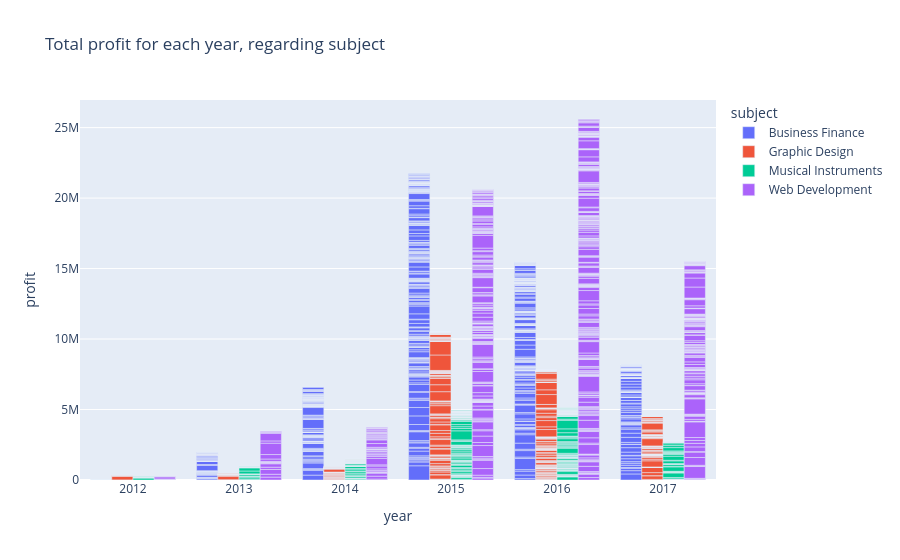

Source (notebook cell):
### Code cell
px.bar(data_frame=df,
       x='year',
       y='profit',
       color='subject',
       barmode='group',
       title='Total profit for each year, regarding subject')

### Figure 1 — Plotly figure (JSON) as saved in the notebook; plotly's stock layout.template omitted (floating-point values rounded to 4 significant figures; data arrays with more than 128 entries replaced by an {"elided": "..."} marker saying what was removed)
{"data": [{"alignmentgroup": "True", "hovertemplate": "subject=Business Finance<br>year=%{x}<br>profit=%{y}<extra></extra>", "legendgroup": "Business Finance", "marker": {"color": "#636efa", "pattern": {"shape": ""}}, "name": "Business Finance", "offsetgroup": "Business Finance", "orientation": "v", "showlegend": true, "textposition": "auto", "type": "bar", "x": {"elided": "1032 int values"}, "xaxis": "x", "y": {"elided": "1032 int values"}, "yaxis": "y"}, {"alignmentgroup": "True", "hovertemplate": "subject=Graphic Design<br>year=%{x}<br>profit=%{y}<extra></extra>", "legendgroup": "Graphic Design", "marker": {"color": "#EF553B", "pattern": {"shape": ""}}, "name": "Graphic Design", "offsetgroup": "Graphic Design", "orientation": "v", "showlegend": true, "textposition": "auto", "type": "bar", "x": {"elided": "516 int values"}, "xaxis": "x", "y": {"elided": "516 int values"}, "yaxis": "y"}, {"alignmentgroup": "True", "hovertemplate": "subject=Musical Instruments<br>year=%{x}<br>profit=%{y}<extra></extra>", "legendgroup": "Musical Instruments", "marker": {"color": "#00cc96", "pattern": {"shape": ""}}, "name": "Musical Instruments", "offsetgroup": "Musical Instruments", "orientation": "v", "showlegend": true, "textposition": "auto", "type": "bar", "x": {"elided": "629 int values"}, "xaxis": "x", "y": {"elided": "629 int values"}, "yaxis": "y"}, {"alignmentgroup": "True", "hovertemplate": "subject=Web Development<br>year=%{x}<br>profit=%{y}<extra></extra>", "legendgroup": "Web Development", "marker": {"color": "#ab63fa", "pattern": {"shape": ""}}, "name": "Web Development", "offsetgroup": "Web Development", "orientation": "v", "showlegend": true, "textposition": "auto", "type": "bar", "x": {"elided": "605 int values"}, "xaxis": "x", "y": {"elided": "605 int values"}, "yaxis": "y"}], "layout": {"barmode": "group", "legend": {"title": {"text": "subject"}, "tracegroupgap": 0}, "title": {"text": "Total profit for each year, regarding subject"}, "xaxis": {"anchor": "y", "domain": [0, 1], "title": {"text": "year"}}, "yaxis": {"anchor": "x", "domain": [0, 1], "title": {"text": "profit"}}}}
